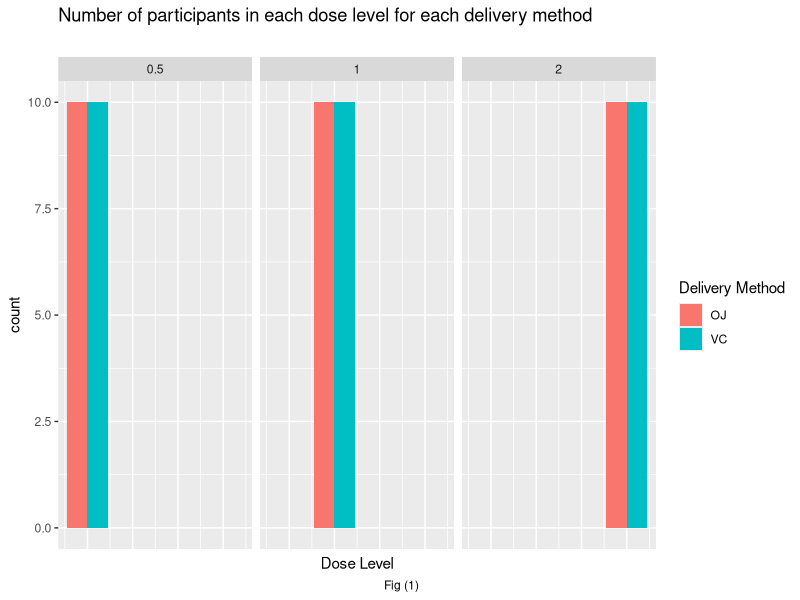
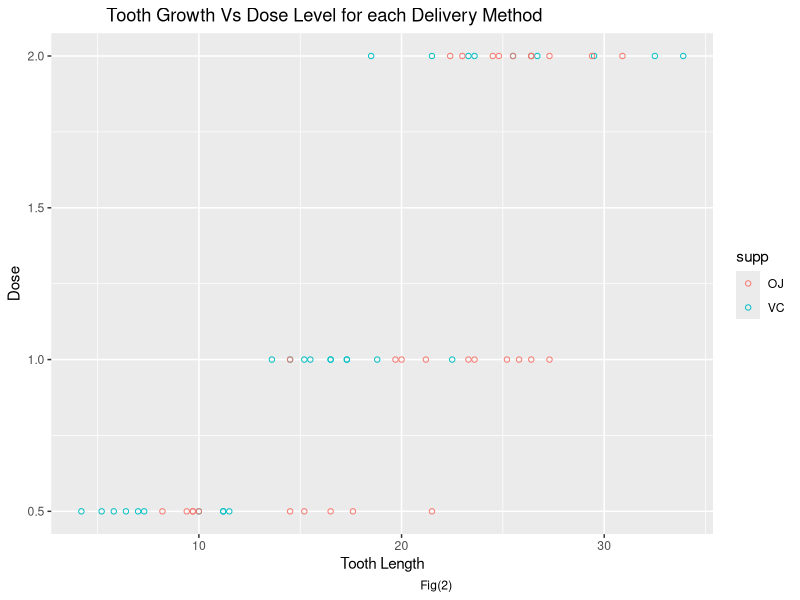
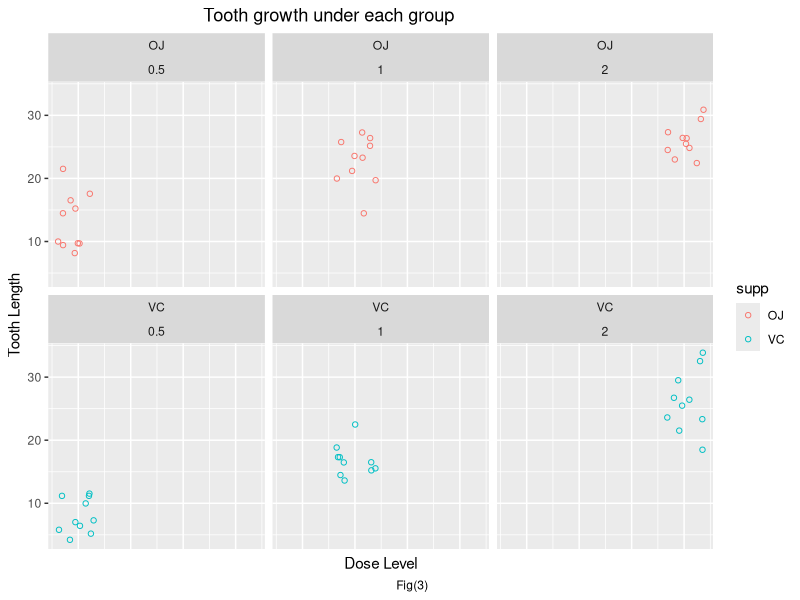
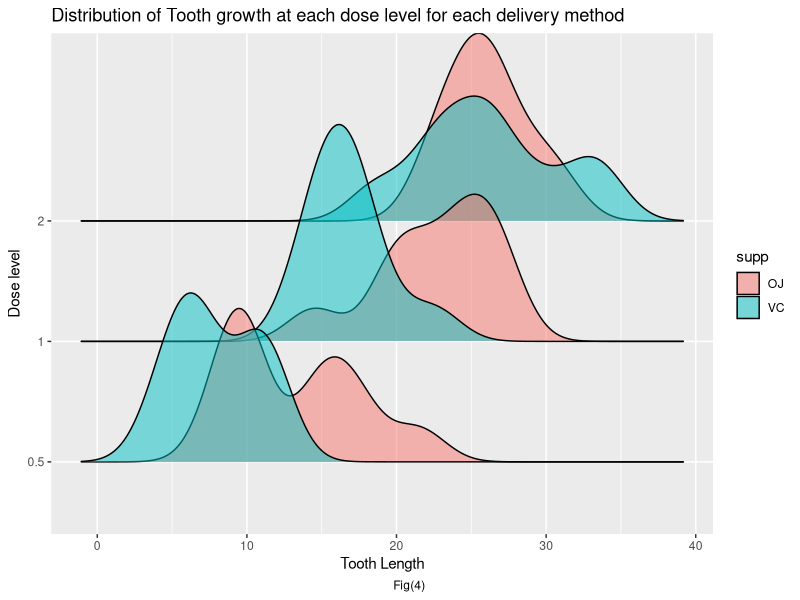
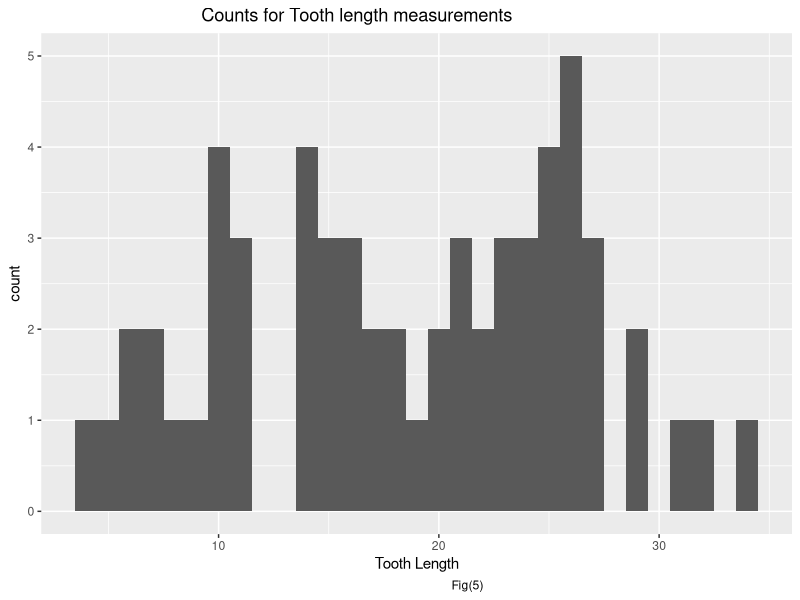
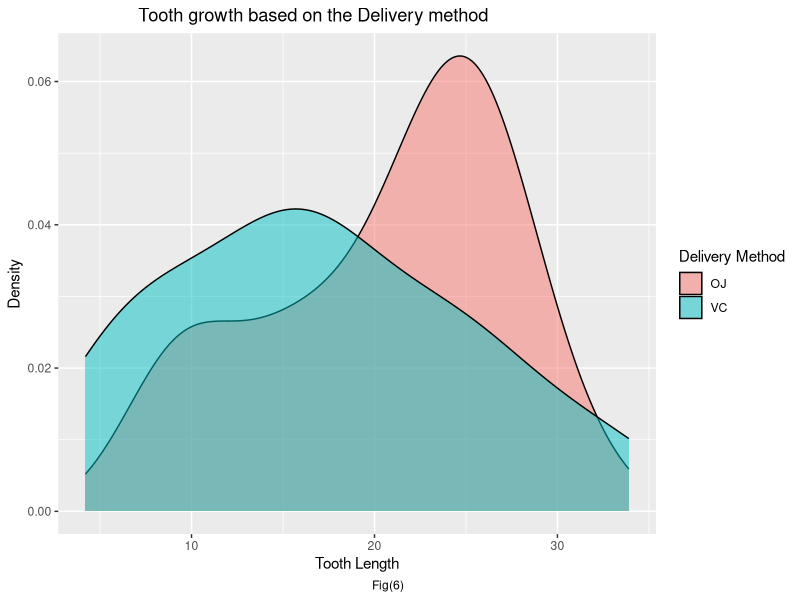
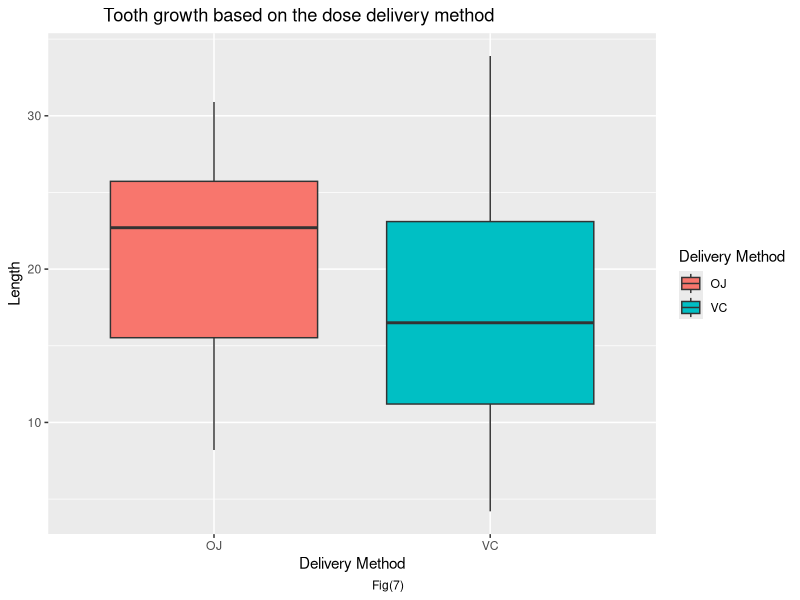
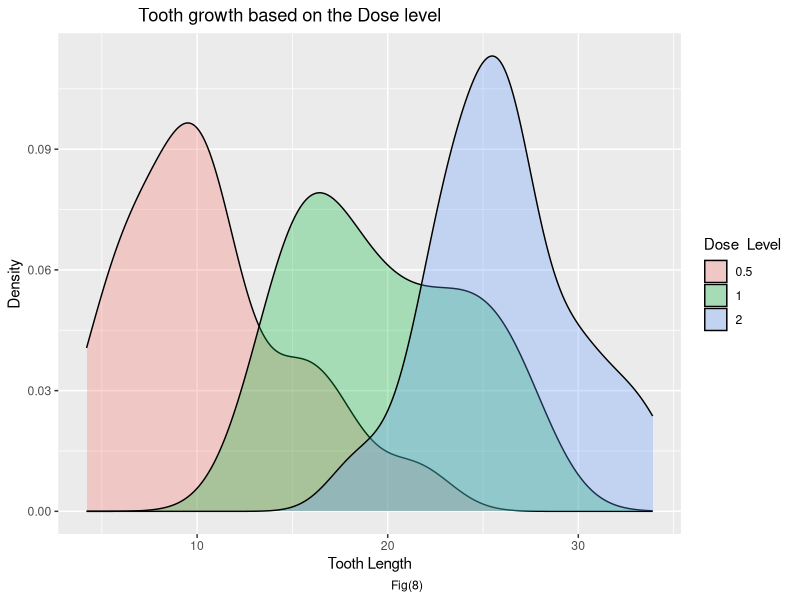

Recreate these plots in R, in order.
## ---- chunk 1
library(ggplot2)
ggplot(ToothGrowth,aes(x=dose,fill=supp))+
  theme(axis.ticks.x=element_blank(), axis.text.x =element_blank() )+
  geom_bar(position = "dodge")+
  labs(title="Number of participants in each dose level for each delivery method ",x="Dose Level", fill="Delivery Method", subtitle = "", 
        caption = "Fig (1)                                                                               ")+
  facet_wrap(~ dose)
## ---- chunk 2
ggplot(ToothGrowth, aes(len,dose,shape=supp,color=supp)) + 
  geom_point(shape=1) +
  labs(title="           Tooth Growth Vs Dose Level for each Delivery Method",x="Tooth Length",y="Dose",
       caption = "Fig(2)                                                                                       ")

## ---- chunk 3
ggplot(ToothGrowth,aes(x=dose,y=len,color=supp))+
  geom_point(shape=1,position="jitter")+
  labs(title="                               Tooth growth under each group",x="Dose Level",y="Tooth Length", caption="Fig(3)                                                                                               ")+
  facet_wrap(supp~dose)+
    theme(axis.ticks.x=element_blank(), axis.text.x =element_blank() )

## ---- chunk 4
library(ggridges)
ggplot(ToothGrowth, aes(x = len, y = as.factor(dose), fill = supp)) + 
  geom_density_ridges(alpha = 0.5)+
labs(title="Distribution of Tooth growth at each dose level for each delivery method ",x="Tooth Length",
 y="Dose level",caption = "Fig(4)                                                                                                ")
## ---- chunk 5
ggplot(ToothGrowth,aes(x=len))+
geom_histogram(binwidth = 1)+
labs(title="                                Counts for Tooth length measurements ",x="Tooth Length",
 caption = "Fig(5)                                                                                                       ")
## ---- chunk 6
library(ggridges)
ggplot(ToothGrowth,aes(x=len,fill=supp))+
geom_density(alpha=0.5)+
  labs(title="                Tooth growth based on the Delivery method",x="Tooth Length",y="Density",fill="Delivery Method", caption = "Fig(6)                                                                                    ")
 


## ---- chunk 7
ggplot(ToothGrowth, aes(x = supp, y = len)) + geom_boxplot(aes(fill = supp))+
  labs(title="           Tooth growth based on the dose delivery method",x="Delivery Method",y="Length",fill="Delivery Method", caption = "Fig(7)                                                                                    ")
## ---- chunk 8
library(ggridges)
ToothGrowth$dose <- as.factor(ToothGrowth$dose)
ggplot(ToothGrowth,aes(x=len, fill=dose)) + geom_density(alpha=0.3)+
  labs(title="                Tooth growth based on the Dose level",x="Tooth Length",y="Density",fill="Dose  Level ",caption = "Fig(8)                                                                                      ")
 
## ---- chunk 9
ggplot(ToothGrowth, aes(x = supp, y = len)) + geom_boxplot(aes(fill = dose))+
  labs(title="                        Tooth growth based on the dose level",x="Dose Level",y="Length",fill="Dose Level", caption = "Fig(9)                                                                                    ")
## ---- chunk 10
ggplot(women,aes(height,weight))+geom_point()+labs(title="                                                  Height vs weight",x="Height in In ",y="Weight in Ibs", caption = "Fig(10)                                                                                                       ")
